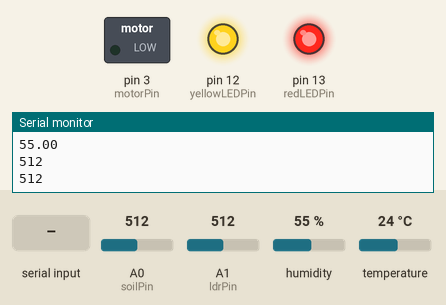
Bench run of a sketch on a simulated Arduino Uno, built with avr-gcc and run on an emulated ATmega328P. On the bench: switched loads named in the sketch (green lamp = pin HIGH), output pins drawn as LEDs (lit = HIGH), the last lines printed to the serial monitor. Inputs (shaded band) come from the test bench; at power-on: A0 (soilPin) = 512, A1 (ldrPin) = 512, humidity 55 %, temperature 24 °C.

Above: at 3.2 s.
3.3 s: A0 (soilPin) set to 492
At 6.6 s:
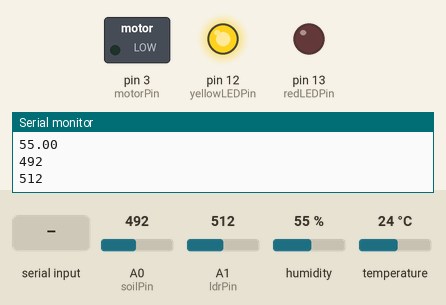
7.5 s: "O" received over Serial
At 10.6 s:
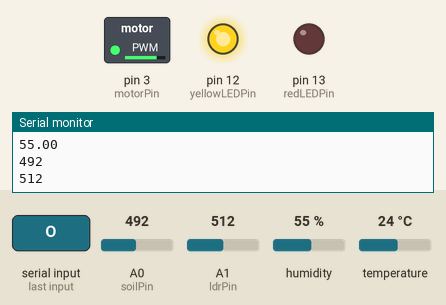
11.5 s: A1 (ldrPin) set to 318
15.2 s: A1 (ldrPin) set to 284
At 18.5 s:
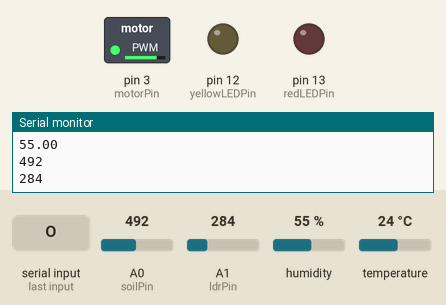
19.6 s: A0 (soilPin) set to 510
At 22.4 s:
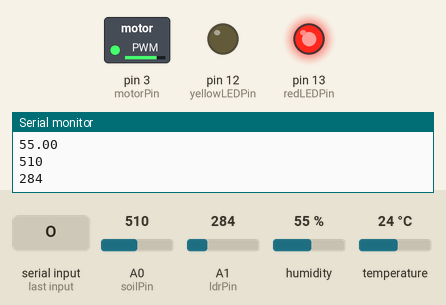
23.6 s: "M" received over Serial
At 27.5 s:
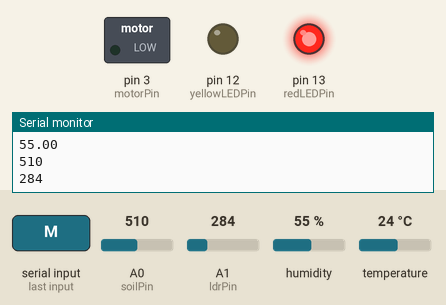
Timing chart, 0 to 28.6 s (numbered marks = the images above; inputs shaded):
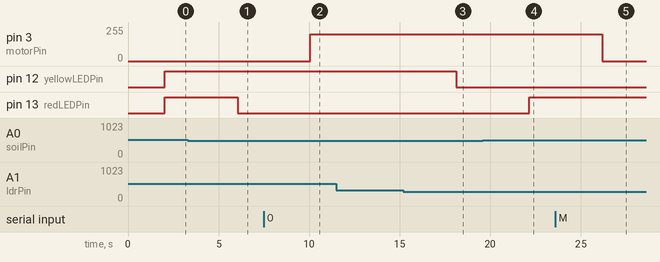

Measured:
- the behaviour switches between 501 and 500 on A0 (soilPin) (found by bisection; images 0 and 1)
- the behaviour switches between 300 and 299 on A1 (ldrPin) (found by bisection; images 2 and 3)
- after the input at 3.3 s, pin 13 (redLEDPin): HIGH → LOW after 2.7 s
- after the input at 7.5 s, pin 3 (motorPin): 0/255 → 200/255 after 2.6 s
- after the input at 15.2 s, pin 12 (yellowLEDPin): HIGH → LOW after 2.9 s
- after the input at 19.6 s, pin 13 (redLEDPin): LOW → HIGH after 2.5 s
- after the input at 23.6 s, pin 3 (motorPin): 200/255 → 0/255 after 2.6 s

The sketch:

ca2.ino
```cpp
#include <dht.h>    // dht lib

dht DHT;    // initialise dht sensor

#define DHT11_PIN 7

int soilValue = 0;    // set soil moisture value to 0
int soilPin = A0;        // set soil sensor to A0
int chk;
float temp;
float hum;
int ldrValue;
int redLEDPin = 13;     // set red led to pin 13 (water)
int yellowLEDPin = 12;  // set yellow led to pin 12 (ldr)
int ldrPin = A1;        // set ldr to A1
int motorPin = 3;       // set motor to pin 3
/* 'A': auto
   'M': manual
   'O': on
   'F': off
*/
char status;
int lightLevel;

void setup() {
  Serial.begin(9600);
  //Serial.println("Soil Moisture Sensor start reading");
  pinMode(redLEDPin, OUTPUT);
  pinMode(yellowLEDPin, OUTPUT);
  pinMode(ldrPin, INPUT);
  pinMode(motorPin, OUTPUT);

  delay (2000);
  }

void loop() {
  // Receive data from server
  if (Serial.available() ) {
    status = Serial.read();
  }

  chk = DHT.read11(DHT11_PIN);
  temp = DHT.temperature;
  hum = DHT.humidity;
  soilValue = analogRead(soilPin);
  ldrValue = analogRead(ldrPin);

  Serial.println(temp);
  Serial.println(hum);
  Serial.println(soilValue);
  Serial.println(ldrValue);

  if (status == 'A') {
    if (soilValue > 500) {
      analogWrite(motorPin, 200);
      digitalWrite(redLEDPin, HIGH);
    } else {
      digitalWrite(redLEDPin, LOW);
      analogWrite(motorPin, LOW);
    }
  } else if (status == 'M' || status == 'F') {
    if (soilValue > 500) {
      analogWrite(motorPin, LOW);
      digitalWrite(redLEDPin, HIGH);
    } else {
      digitalWrite(redLEDPin, LOW);
      analogWrite(motorPin, LOW);
    }
  } else if (status == 'O') {
    if (soilValue > 500) {
      digitalWrite(redLEDPin, HIGH);
    } else {
      digitalWrite(redLEDPin, LOW);
    }
    analogWrite(motorPin, 200);
  } else {
    if (soilValue > 500) {
      digitalWrite(redLEDPin, HIGH);
    } else {
      digitalWrite(redLEDPin, LOW);
    }
    analogWrite(motorPin, LOW);
  }

  if (ldrValue>=300) {
    digitalWrite(yellowLEDPin, HIGH);
  } else {
    digitalWrite(yellowLEDPin, LOW);
  }
  delay(4000);
}
```
